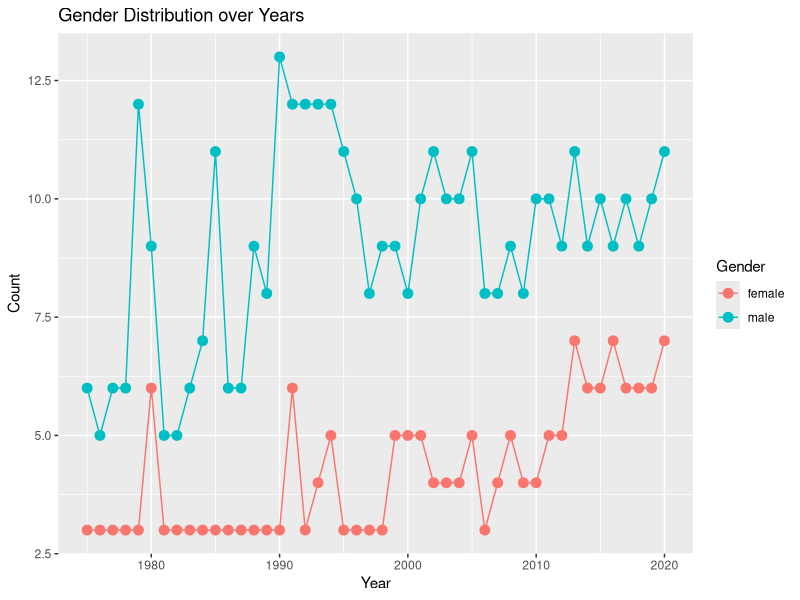

This figure's R source:
## ---- chunk 1
#| label: setup
#| warning: false
#| message: false

library(tidyverse)
library(ggplot2)

knitr::opts_chunk$set(echo = TRUE, warning=FALSE, message=FALSE)
## ---- chunk 2

actors <- read.csv("_data/snl_actors.csv")
seasons <- read.csv("_data/snl_seasons.csv")
casts <- read.csv("_data/snl_casts.csv")

## ---- chunk 3
dim(actors)
head(actors,10)

dim(seasons)
head(seasons,10)

dim(casts)
head(casts,10)

## ---- chunk 4
colSums(is.na(actors))

colSums(is.na(seasons))

colSums(is.na(casts))
## ---- chunk 5
actors_and_casts <- actors %>%
  inner_join(casts, by="aid")

actors_and_casts_and_seasons <- actors_and_casts %>%
  inner_join(seasons, by="sid")

colSums(is.na(actors_and_casts_and_seasons))


## ---- chunk 6
exclude_columns <- c("last_epid.x", "first_epid.x")

actors_and_casts_and_seasons <- actors_and_casts_and_seasons %>% 
  select(-one_of(exclude_columns))
head(actors_and_casts_and_seasons)
## ---- chunk 7
data <- actors_and_casts_and_seasons %>% 
  select(year, gender) %>%
  filter(gender == "male" | gender == "female")
# Create the line plot

# Count the number of occurrences of each gender per year
gender_counts <- data %>% group_by(year, gender) %>% summarise(count = n())

# Create the line plot
ggplot(gender_counts, aes(x = year, y = count, group = gender, color = gender)) +
  geom_line() +
  geom_point(size = 3) +
  labs(x = "Year", y = "Count", color = "Gender") +
  ggtitle("Gender Distribution over Years")
